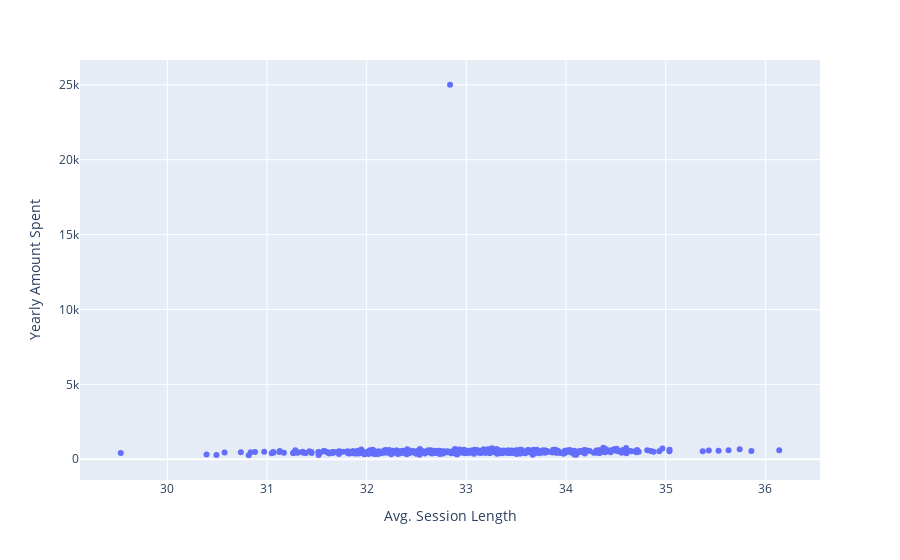

The notebook cell this image was saved under:
### Code cell
fig = px.scatter(customers, x="Avg. Session Length", y="Yearly Amount Spent")
fig.show()

### Figure 1 — Plotly figure (JSON) as saved in the notebook; plotly's stock layout.template omitted (floating-point values rounded to 4 significant figures; data arrays with more than 128 entries replaced by an {"elided": "..."} marker saying what was removed)
{"data": [{"hovertemplate": "Avg. Session Length=%{x}<br>Yearly Amount Spent=%{y}<extra></extra>", "legendgroup": "", "marker": {"color": "#636efa", "symbol": "circle"}, "mode": "markers", "name": "", "orientation": "v", "showlegend": false, "type": "scatter", "x": {"elided": "500 float values"}, "xaxis": "x", "y": {"elided": "500 float values"}, "yaxis": "y"}], "layout": {"legend": {"tracegroupgap": 0}, "margin": {"t": 60}, "xaxis": {"anchor": "y", "domain": [0, 1], "title": {"text": "Avg. Session Length"}}, "yaxis": {"anchor": "x", "domain": [0, 1], "title": {"text": "Yearly Amount Spent"}}}}
